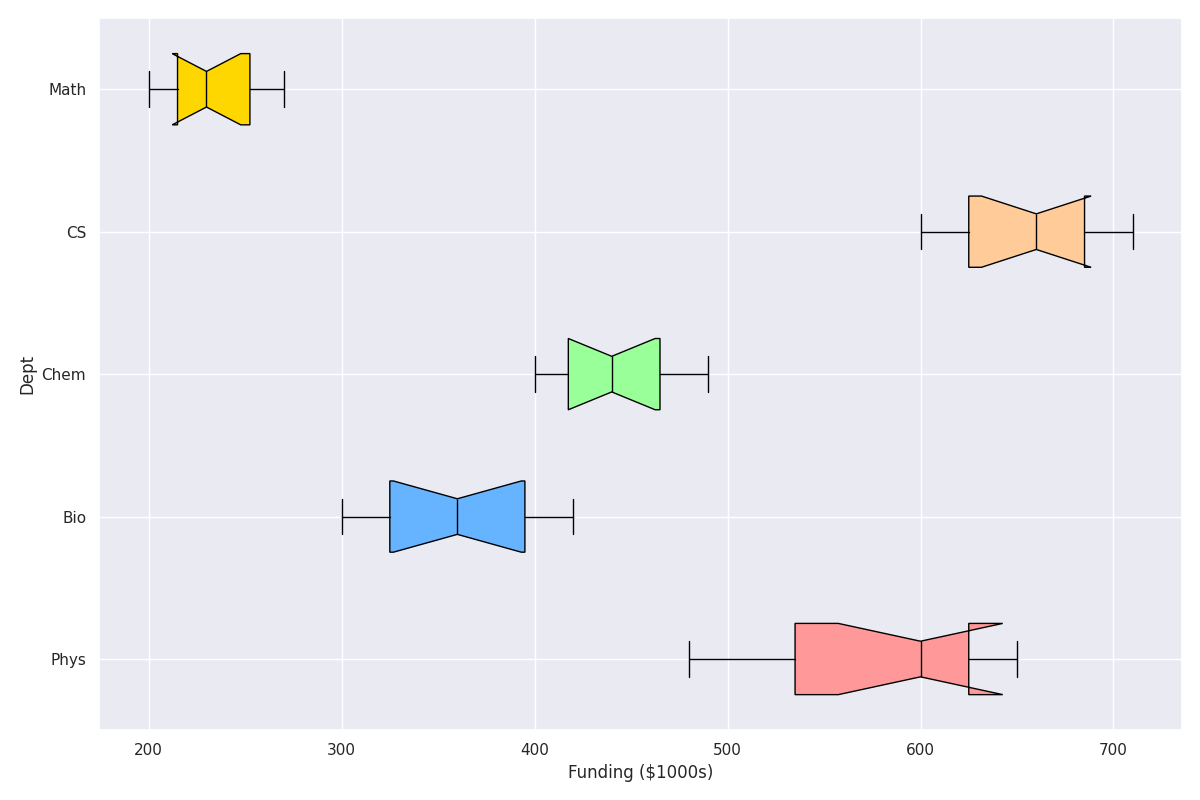

Source code (Python):
import matplotlib.pyplot as plt

departments = ['Phys', 'Bio', 'Chem', 'CS', 'Math']
funding_data = {
    'Phys': [500, 520, 480, 550, 570, 600, 620, 610, 640, 630, 650],
    'Bio': [300, 320, 310, 330, 340, 360, 380, 390, 400, 410, 420],
    'Chem': [400, 410, 415, 420, 430, 440, 450, 460, 470, 480, 490],
    'CS': [600, 610, 620, 630, 640, 660, 670, 680, 690, 700, 710],
    'Math': [200, 210, 205, 220, 225, 230, 240, 250, 255, 260, 270],
}

funding_list = [funding_data[dept] for dept in departments]

fig, ax = plt.subplots(figsize=(12, 8))

box = ax.boxplot(funding_list, vert=False, patch_artist=True, labels=departments, notch=True)

colors = ['#FF9999', '#66B3FF', '#99FF99', '#FFCC99', '#FFD700']
for patch, color in zip(box['boxes'], colors):
    patch.set_facecolor(color)

plt.setp(box['medians'], color='black')

ax.set_xlabel('Funding ($1000s)', fontsize=12)
ax.set_ylabel('Dept', fontsize=12)

plt.tight_layout()
plt.show()
